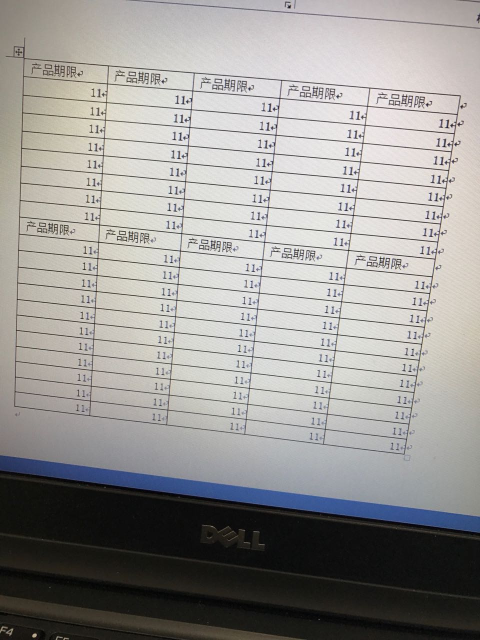
#> input picture picReg/pyopenCV/trans2.jpg, 960 x 1280 px, found by its file name (shown at 1/2 size)
$ python CVperspective.py   (Python 2 division)
#> lines starting #> are read from the running program, lines starting #| are printed output that depends on the picture
#-*- coding:utf-8 -*-
'''
Created on 2017年1月4日

@author: song
'''
# [11 lines of commented-out code are left out]

import cv2
import numpy as np

img = cv2.imread('1original.jpg',0)
image_sudoku_original = cv2.imread('trans2.jpg')
#> image_sudoku_original is the input picture: shape (1280, 960, 3); mean B, G, R 149.7, 152.1, 153.8
src = np.array([[50,50],[450,450],[70,420],[420,70]],np.float32)
dst = np.array([[0,0],[299,299],[0,299],[299,0]],np.float32)

ret = cv2.getPerspectiveTransform(src,dst)
print ret

warp = cv2.warpPerspective(image_sudoku_original, ret, (299, 299));
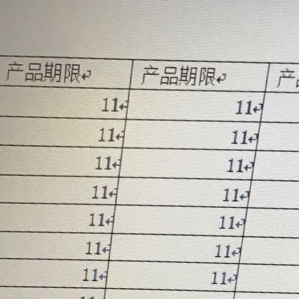
#> warp: shape (299, 299, 3); mean B, G, R 186.8, 195.6, 198.7
warp_gray = cv2.cvtColor(warp, cv2.COLOR_BGR2GRAY)
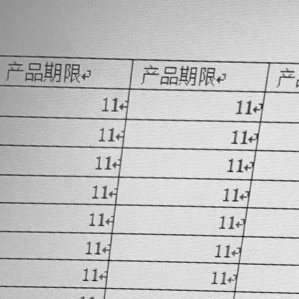
#> warp_gray: shape (299, 299); min 28, max 244, mean 195.5
